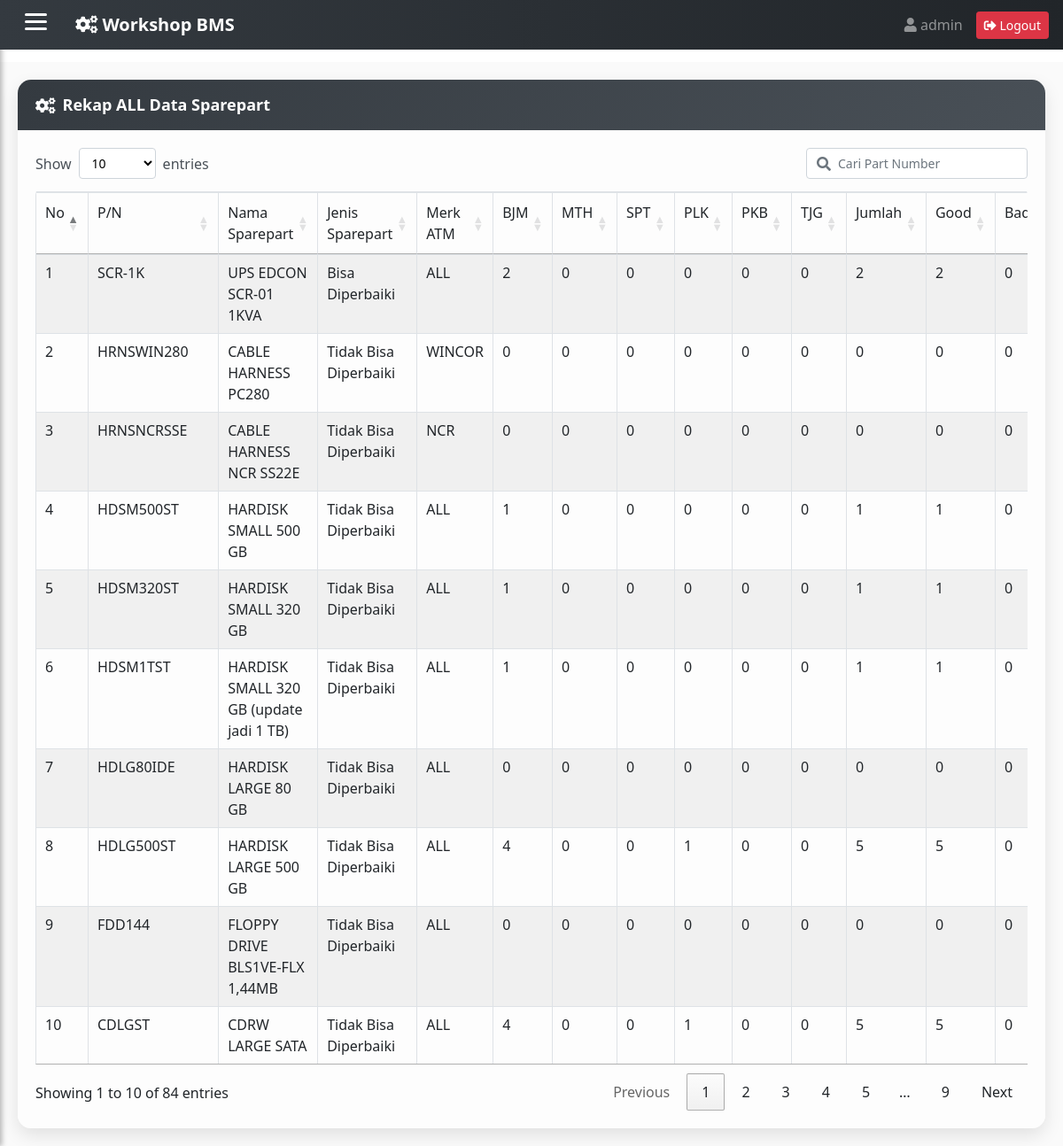
/admin/rekap_all.php (signed in), run on the app's committed database.
### tables this page shows
CREATE TABLE `sparepart` (
  `part_number` varchar(50) NOT NULL DEFAULT '',
  `nama_sparepart` varchar(100) DEFAULT NULL,
  `jenis_part` varchar(50) DEFAULT NULL,
  `atm` varchar(50) DEFAULT NULL
);

### function_all/function_rekap.php (called while the page is built, shortened)
<?php
require_once('../Connections/koneksi.php');
$maxRows_Recordset1 = 1000;
$pageNum_Recordset1 = isset($_GET['pageNum_Recordset1']) ? (int)$_GET['pageNum_Recordset1'] : 0;
$startRow_Recordset1 = $pageNum_Recordset1 * $maxRows_Recordset1;
$query_Recordset1 = "SELECT * FROM sparepart ORDER BY part_number DESC";
$query_limit_Recordset1 = sprintf("%s LIMIT %d, %d", $query_Recordset1, $startRow_Recordset1, $maxRows_Recordset1);
$Recordset1 = mysqli_query($koneksi, $query_limit_Recordset1) or die(mysqli_error($koneksi));
$row_Recordset1 = mysqli_fetch_assoc($Recordset1);
if (isset($_GET['totalRows_Recordset1'])) {
    $totalRows_Recordset1 = (int)$_GET['totalRows_Recordset1'];
} else {
    $all_Recordset1 = mysqli_query($koneksi, $query_Recordset1);
    $totalRows_Recordset1 = mysqli_num_rows($all_Recordset1);
}
?>

### admin/rekap_all.php (the view, shortened to what this page needs)
<?php include'../function_all/function_rekap.php';?>
<!DOCTYPE html PUBLIC "-//W3C//DTD XHTML 1.0 Transitional//EN" "http://www.w3.org/TR/xhtml1/DTD/xhtml1-transitional.dtd">
<html xmlns="http://www.w3.org/1999/xhtml">
<head>
<link rel="stylesheet" href="https://cdn.datatables.net/1.13.6/css/jquery.dataTables.min.css">
</head>
<body>
<div class="card stylish-card animate-card">
  <div class="card-header stylish-header">
    <i class="fas fa-cogs mr-2"></i>Rekap ALL Data Sparepart
  </div>
  <div class="card-body stylish-body">
  <div class="toolbar-search-only"></div>
    <div class="table-responsive-custom">
      <table id="example" class="table table-striped table-bordered">
        <thead>
          <tr>
            <td>No</td>
            <td>P/N</td>
            <td>Nama Sparepart</td>
            <td>Jenis Sparepart</td>
            <td>Merk ATM</td>
            <td>BJM</td>
            <td>MTH</td>
            <td>SPT</td>
            <td>PLK</td>
            <td>PKB</td>
            <td>TJG</td>
            <td>Jumlah</td>
            <td>Good</td>
            <td>Bad</td>
          </tr>
        </thead>
        <tbody>
        <?php if ($totalRows_Recordset1 > 0): ?>
          <?php $no = $startRow_Recordset1 + 1; ?>
          <?php do { ?>
            <?php
            $pn = mysqli_real_escape_string($koneksi, $row_Recordset1['part_number']);
            $sql_bjm = "SELECT COUNT(*) AS total_bjm FROM sp_bjm WHERE part_number = '$pn'";
            $res_bjm = mysqli_query($koneksi, $sql_bjm);
            $row_bjm = mysqli_fetch_assoc($res_bjm);
            $total_bjm = $row_bjm['total_bjm'];
            $sql_bjb = "SELECT COUNT(*) AS total_bjb FROM sp_bjb WHERE part_number = '$pn'";
            $res_bjb = mysqli_query($koneksi, $sql_bjb);
            $row_bjb = mysqli_fetch_assoc($res_bjb);
            $total_bjb = $row_bjb['total_bjb'];
            $sql_btl = "SELECT COUNT(*) AS total_btl FROM sp_btl WHERE part_number = '$pn'";
            $res_btl = mysqli_query($koneksi, $sql_btl);
            $row_btl = mysqli_fetch_assoc($res_btl);
            $total_btl = $row_btl['total_btl'];
            $total_bjm = $total_bjm + $total_bjb + $total_btl;
            $sql_mth = "SELECT COUNT(*) AS total_mth FROM sp_mth WHERE part_number = '$pn'";
            $res_mth = mysqli_query($koneksi, $sql_mth);
            $row_mth = mysqli_fetch_assoc($res_mth);
            $total_mth = $row_mth['total_mth'];
            $sql_spt = "SELECT COUNT(*) AS total_spt FROM sp_spt WHERE part_number = '$pn'";
            $res_spt = mysqli_query($koneksi, $sql_spt);
            $row_spt = mysqli_fetch_assoc($res_spt);
            $total_spt = $row_spt['total_spt'];
            $sql_plk = "SELECT COUNT(*) AS total_plk FROM sp_plk WHERE part_number = '$pn'";
            $res_plk = mysqli_query($koneksi, $sql_plk);
            $row_plk = mysqli_fetch_assoc($res_plk);
            $total_plk = $row_plk['total_plk'];
            $sql_pkb = "SELECT COUNT(*) AS total_pkb FROM sp_pkb WHERE part_number = '$pn'";
            $res_pkb = mysqli_query($koneksi, $sql_pkb);
            $row_pkb = mysqli_fetch_assoc($res_pkb);
            $total_pkb = $row_pkb['total_pkb'];
            $sql_tjg = "SELECT COUNT(*) AS total_tjg FROM sp_tjg WHERE part_number = '$pn'";
            $res_tjg = mysqli_query($koneksi, $sql_tjg);
            $row_tjg = mysqli_fetch_assoc($res_tjg);
            $total_tjg = $row_tjg['total_tjg'];
            $tables = array('sp_bjm', 'sp_bjb', 'sp_btl', 'sp_mth', 'sp_spt', 'sp_plk', 'sp_pkb', 'sp_tjg');
            $total_good = 0;
            $total_bad = 0;
            foreach ($tables as $tbl) {
              $sql_good = "SELECT COUNT(*) AS total_good FROM $tbl WHERE part_number = '$pn' AND status='Good'";
              $res_good = mysqli_query($koneksi, $sql_good);
              $row_good = mysqli_fetch_assoc($res_good);
              $total_good += $row_good['total_good'];
              $sql_bad = "SELECT COUNT(*) AS total_bad FROM $tbl WHERE part_number = '$pn' AND status='Bad'";
              $res_bad = mysqli_query($koneksi, $sql_bad);
              $row_bad = mysqli_fetch_assoc($res_bad);
              $total_bad += $row_bad['total_bad'];
            }
            $luar_kota = $total_mth + $total_spt + $total_plk + $total_pkb + $total_tjg;
            $jumlah_total = $total_bjm + $luar_kota;
            ?>
            <tr>
              <td><?php echo $no++; ?></td>
              <td><?php echo htmlspecialchars($row_Recordset1['part_number']); ?></td>
              <td><?php echo htmlspecialchars($row_Recordset1['nama_sparepart']); ?></td>
              <td><?php echo htmlspecialchars($row_Recordset1['jenis_part']); ?></td>
              <td><?php echo htmlspecialchars($row_Recordset1['atm']); ?></td>
              <td><?php echo $total_bjm; ?></td>
              <td><?php echo $total_mth; ?></td>
              <td><?php echo $total_spt; ?></td>
              <td><?php echo $total_plk; ?></td>
              <td><?php echo $total_pkb; ?></td>
              <td><?php echo $total_tjg; ?></td>
              <td><?php echo $jumlah_total; ?></td>
              <td><?php echo $total_good; ?></td>
              <td><?php echo $total_bad; ?></td>
            </tr>
          <?php } while ($row_Recordset1 = mysqli_fetch_assoc($Recordset1)); ?>
        <?php else: ?>
          <tbody>
            <tr><td colspan="16">Tidak ada data</td></tr>
          </tbody>
        <?php endif; ?>
        </tbody>
      </table>
    </div>
  </div>
</div>
<?php
include '../template.php';
?>
</body>
</html>

### data on the page
sparepart: part_number "SCR-1K", nama_sparepart "UPS EDCON SCR-01 1KVA", jenis_part "Bisa Diperbaiki", atm "ALL"
sparepart: part_number "HRNSWIN280", nama_sparepart "CABLE HARNESS PC280", jenis_part "Tidak Bisa Diperbaiki", atm "WINCOR", total_bjm "0", total_mth "0", total_spt "0", total_plk "0", total_pkb "0", total_tjg "0", jumlah_total "0", total_good "0", total_bad "0"
sparepart: part_number "HRNSNCRSSE", nama_sparepart "CABLE HARNESS NCR SS22E", jenis_part "Tidak Bisa Diperbaiki", atm "NCR", total_bjm "0", total_mth "0", total_spt "0", total_plk "0", total_pkb "0", total_tjg "0", jumlah_total "0", total_good "0", total_bad "0"
sparepart: part_number "HDSM500ST", nama_sparepart "HARDISK SMALL 500 GB", jenis_part "Tidak Bisa Diperbaiki", atm "ALL", total_bjm "1", total_mth "0", total_spt "0", total_plk "0", total_pkb "0", total_tjg "0", jumlah_total "1", total_good "1", total_bad "0"
sparepart: part_number "HDSM320ST", nama_sparepart "HARDISK SMALL 320 GB", jenis_part "Tidak Bisa Diperbaiki", atm "ALL", total_bjm "1", total_mth "0", total_spt "0", total_plk "0", total_pkb "0", total_tjg "0", jumlah_total "1", total_good "1", total_bad "0"
sparepart: part_number "HDSM1TST", nama_sparepart "HARDISK SMALL 320 GB (update jadi 1 TB)", jenis_part "Tidak Bisa Diperbaiki", atm "ALL", total_bjm "1", total_mth "0", total_spt "0", total_plk "0", total_pkb "0", total_tjg "0", jumlah_total "1", total_good "1", total_bad "0"
sparepart: part_number "HDLG80IDE", nama_sparepart "HARDISK LARGE 80 GB", jenis_part "Tidak Bisa Diperbaiki", atm "ALL", total_bjm "0", total_mth "0", total_spt "0", total_plk "0", total_pkb "0", total_tjg "0", jumlah_total "0", total_good "0", total_bad "0"
sparepart: part_number "HDLG500ST", nama_sparepart "HARDISK LARGE 500 GB", jenis_part "Tidak Bisa Diperbaiki", atm "ALL", total_bjm "4", total_mth "0", total_spt "0", total_plk "1", total_pkb "0", total_tjg "0", jumlah_total "5", total_good "5", total_bad "0"
sparepart: part_number "FDD144", nama_sparepart "FLOPPY DRIVE BLS1VE-FLX 1,44MB", jenis_part "Tidak Bisa Diperbaiki", atm "ALL", total_bjm "0", total_mth "0", total_spt "0", total_plk "0", total_pkb "0", total_tjg "0", jumlah_total "0", total_good "0", total_bad "0"
sparepart: part_number "CDLGST", nama_sparepart "CDRW LARGE SATA", jenis_part "Tidak Bisa Diperbaiki", atm "ALL", total_bjm "4", total_mth "0", total_spt "0", total_plk "1", total_pkb "0", total_tjg "0", jumlah_total "5", total_good "5", total_bad "0"

### other printed values
$username "admin"
$total_bjm "2"
$total_mth "0"
$total_spt "0"
$total_plk "0"
$total_pkb "0"
$total_tjg "0"
$jumlah_total "2"
$total_good "2"
$total_bad "0"
